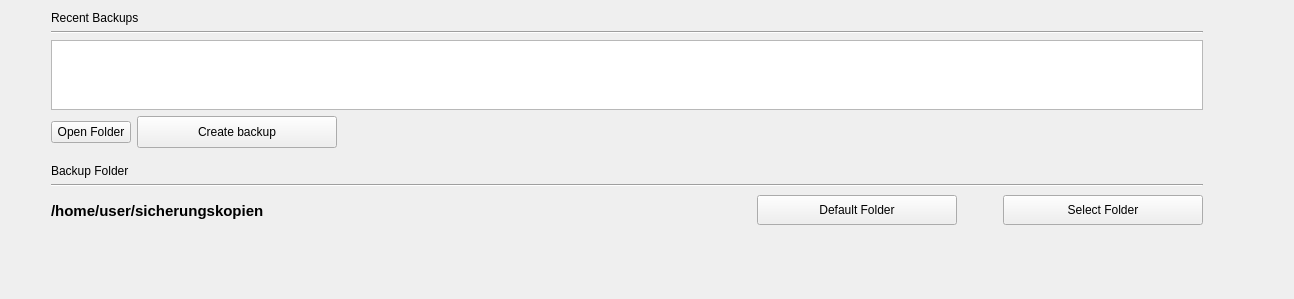
              <widget class="QWidget" name="backupPage">
               <layout class="QHBoxLayout" name="horizontalLayout_41">
                <item>
                 <spacer name="horizontalSpacer_18">
                  <property name="orientation">
                   <enum>Qt::Horizontal</enum>
                  </property>
                  <property name="sizeType">
                   <enum>QSizePolicy::Minimum</enum>
                  </property>
                  <property name="sizeHint" stdset="0">
                   <size>
                    <width>40</width>
                    <height>20</height>
                   </size>
                  </property>
                 </spacer>
                </item>
                <item>
                 <layout class="QVBoxLayout" name="verticalLayout_3">
                  <item>
                   <layout class="QHBoxLayout" name="horizontalLayout_15"/>
                  </item>
                  <item>
                   <widget class="QLabel" name="label_9">
                    <property name="text">
                     <string>Recent Backups</string>
                    </property>
                   </widget>
                  </item>
                  <item>
                   <widget class="Line" name="line_9">
                    <property name="orientation">
                     <enum>Qt::Horizontal</enum>
                    </property>
                   </widget>
                  </item>
                  <item>
                   <widget class="QTableView" name="recent_backup_tableView">
                    <property name="sizeAdjustPolicy">
                     <enum>QAbstractScrollArea::AdjustToContents</enum>
                    </property>
                    <property name="editTriggers">
                     <set>QAbstractItemView::NoEditTriggers</set>
                    </property>
                    <property name="tabKeyNavigation">
                     <bool>false</bool>
                    </property>
                    <property name="selectionMode">
                     <enum>QAbstractItemView::SingleSelection</enum>
                    </property>
                    <property name="selectionBehavior">
                     <enum>QAbstractItemView::SelectRows</enum>
                    </property>
                    <attribute name="horizontalHeaderMinimumSectionSize">
                     <number>100</number>
                    </attribute>
                    <attribute name="horizontalHeaderStretchLastSection">
                     <bool>true</bool>
                    </attribute>
                   </widget>
                  </item>
                  <item>
                   <layout class="QHBoxLayout" name="horizontalLayout_7">
                    <item>
                     <widget class="QPushButton" name="pushButton">
                      <property name="text">
                       <string>Open Folder</string>
                      </property>
                     </widget>
                    </item>
                    <item>
                     <widget class="QPushButton" name="save_backup_button">
                      <property name="minimumSize">
                       <size>
                        <width>200</width>
                        <height>32</height>
                       </size>
                      </property>
                      <property name="text">
                       <string>Create backup</string>
                      </property>
                     </widget>
                    </item>
                    <item>
                     <spacer name="horizontalSpacer_5">
                      <property name="orientation">
                       <enum>Qt::Horizontal</enum>
                      </property>
                      <property name="sizeHint" stdset="0">
                       <size>
                        <width>40</width>
                        <height>20</height>
                       </size>
                      </property>
                     </spacer>
                    </item>
                   </layout>
                  </item>
                  <item>
                   <spacer name="verticalSpacer_4">
                    <property name="orientation">
                     <enum>Qt::Vertical</enum>
                    </property>
                    <property name="sizeType">
                     <enum>QSizePolicy::Fixed</enum>
                    </property>
                    <property name="sizeHint" stdset="0">
                     <size>
                      <width>20</width>
                      <height>10</height>
                     </size>
                    </property>
                   </spacer>
                  </item>
                  <item>
                   <widget class="QLabel" name="label_10">
                    <property name="text">
                     <string>Backup Folder</string>
                    </property>
                   </widget>
                  </item>
                  <item>
                   <widget class="Line" name="line_8">
                    <property name="orientation">
                     <enum>Qt::Horizontal</enum>
                    </property>
                   </widget>
                  </item>
                  <item>
                   <layout class="QGridLayout" name="gridLayout_6">
                    <item row="0" column="2">
                     <spacer name="horizontalSpacer_14">
                      <property name="orientation">
                       <enum>Qt::Horizontal</enum>
                      </property>
                      <property name="sizeHint" stdset="0">
                       <size>
                        <width>40</width>
                        <height>20</height>
                       </size>
                      </property>
                     </spacer>
                    </item>
                    <item row="1" column="0">
                     <spacer name="horizontalSpacer_13">
                      <property name="orientation">
                       <enum>Qt::Horizontal</enum>
                      </property>
                      <property name="sizeHint" stdset="0">
                       <size>
                        <width>37</width>
                        <height>17</height>
                       </size>
                      </property>
                     </spacer>
                    </item>
                    <item row="1" column="2">
                     <spacer name="horizontalSpacer_15">
                      <property name="orientation">
                       <enum>Qt::Horizontal</enum>
                      </property>
                      <property name="sizeHint" stdset="0">
                       <size>
                        <width>40</width>
                        <height>20</height>
                       </size>
                      </property>
                     </spacer>
                    </item>
                    <item row="0" column="0">
                     <widget class="QLabel" name="label_20">
                      <property name="minimumSize">
                       <size>
                        <width>700</width>
                        <height>35</height>
                       </size>
                      </property>
                      <property name="font">
                       <font>
                        <pointsize>11</pointsize>
                        <weight>75</weight>
                        <bold>true</bold>
                       </font>
                      </property>
                      <property name="text">
                       <string notr="true">/home/user/sicherungskopien</string>
                      </property>
                     </widget>
                    </item>
                    <item row="0" column="3">
                     <widget class="QPushButton" name="select_backup_folder_button">
                      <property name="minimumSize">
                       <size>
                        <width>200</width>
                        <height>30</height>
                       </size>
                      </property>
                      <property name="focusPolicy">
                       <enum>Qt::ClickFocus</enum>
                      </property>
                      <property name="text">
                       <string>Select Folder</string>
                      </property>
                     </widget>
                    </item>
                    <item row="0" column="1">
                     <widget class="QPushButton" name="use_default_dir_button">
                      <property name="sizePolicy">
                       <sizepolicy hsizetype="Fixed" vsizetype="Fixed">
                        <horstretch>0</horstretch>
                        <verstretch>0</verstretch>
                       </sizepolicy>
                      </property>
                      <property name="minimumSize">
                       <size>
                        <width>200</width>
                        <height>30</height>
                       </size>
                      </property>
                      <property name="focusPolicy">
                       <enum>Qt::ClickFocus</enum>
                      </property>
                      <property name="text">
                       <string>Default Folder</string>
                      </property>
                      <property name="shortcut">
                       <string notr="true"/>
                      </property>
                     </widget>
                    </item>
                   </layout>
                  </item>
                  <item>
                   <spacer name="verticalSpacer_3">
                    <property name="orientation">
                     <enum>Qt::Vertical</enum>
                    </property>
                    <property name="sizeType">
                     <enum>QSizePolicy::Expanding</enum>
                    </property>
                    <property name="sizeHint" stdset="0">
                     <size>
                      <width>20</width>
                      <height>40</height>
                     </size>
                    </property>
                   </spacer>
                  </item>
                 </layout>
                </item>
                <item>
                 <spacer name="horizontalSpacer_20">
                  <property name="orientation">
                   <enum>Qt::Horizontal</enum>
                  </property>
                  <property name="sizeType">
                   <enum>QSizePolicy::Minimum</enum>
                  </property>
                  <property name="sizeHint" stdset="0">
                   <size>
                    <width>40</width>
                    <height>20</height>
                   </size>
                  </property>
                 </spacer>
                </item>
                <item>
                 <spacer name="horizontalSpacer_19">
                  <property name="orientation">
                   <enum>Qt::Horizontal</enum>
                  </property>
                  <property name="sizeHint" stdset="0">
                   <size>
                    <width>40</width>
                    <height>20</height>
                   </size>
                  </property>
                 </spacer>
                </item>
               </layout>
              </widget>
